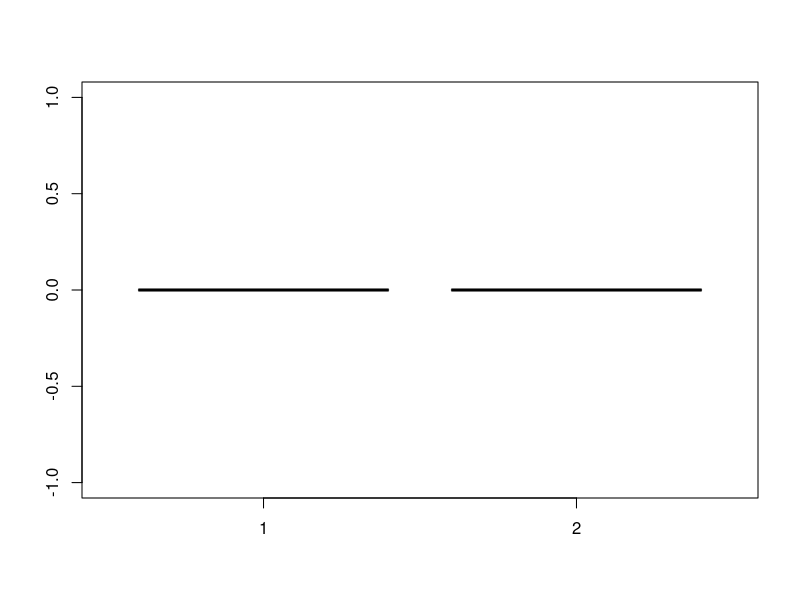
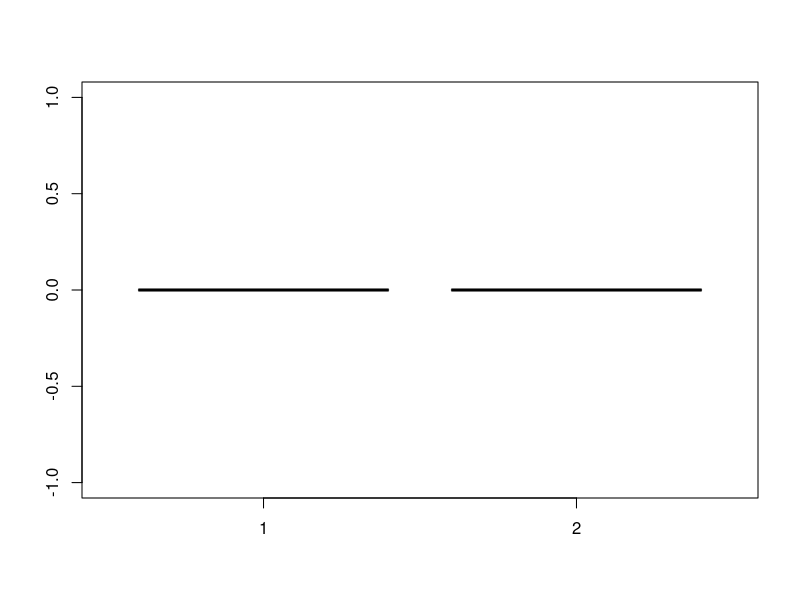

These figures' R source, in order:
## simulation of fig 7.7
## author: weiya <szcfweiya@gmail.com>

# generate dataset
genX <- function(n = 80, p = 20){
  X = matrix(runif(n*p, 0, 1), ncol = p, nrow = n)
  return(X)
}
# generate response 
genY <- function(X, case = 1){
  n = nrow(X)
  Y = numeric(n)
  if (case == 1){ # for the left panel of fig. 7.3
    Y = sapply(X[, 1], function(x) ifelse(x <= 0.5, 0, 1))
  } 
  else {
    Y = apply(X[, 1:10], 1, function(x) ifelse(sum(x) > 5, 1, 0))  
  }
  return(Y)
}

## global parameters setting
ntest = 1000
B = 100 # the number of repetition

## generate test data
X.test = genX(n = ntest)
Y.test = genY(X.test)
## case 1
## kNN
library(caret)
# for regression
err.aic = numeric(B)
err.bic = numeric(B)
# for classification
err.cl.aic = numeric(B)
err.cl.bic = numeric(B) 
N = 80
for (i in 1:B)
{
  X = genX(n = N)
  Y = genY(X)
  # vary the number of neighbor
  epe = numeric(46)
  epe.cl = numeric(46)
  aic = numeric(46) # pay attention!! the effective number is N/k
  bic = numeric(46)
  aic.cl = numeric(46)
  bic.cl = numeric(46)
  for (k in 5:50) 
  {
    model = knnreg(X, Y, k = k)
    pred = predict(model, X.test)
    # for classification
    pred.cl = sapply(pred, function(x) ifelse(x > 0.5, 1, 0))
    epe[k] = mean((pred - Y.test)^2)
    epe.cl[k] = mean(pred.cl!=Y.test)
    # the training error
    yhat = predict(model, X) 
    yhat.cl = sapply(yhat, function(x) ifelse(x > 0.5, 1, 0))
    err = yhat - Y
    err.cl = (yhat.cl != Y)
    aic[k] = mean(err^2)*(1 + 2/k * (N/(N-N/k)) )
    bic[k] = mean(err^2)*(1 + log(nrow(X))/k * (N/(N-N/k)) )
    aic.cl[k] = mean(err.cl)*(1 + 2/k * (N/(N-N/k)) )
    bic.cl[k] = mean(err.cl)*(1 + log(nrow(X))/k * (N/(N-N/k)) )
  }
  ## k = 1, the training error would be zero
  aic[1] = Inf 
  bic[1] = Inf
  aic.cl[1] = Inf
  bic.cl[1] = Inf
  err.aic[i] = (epe[which.min(aic)] - min(epe)) / (max(epe) - min(epe))
  err.bic[i] = (epe[which.min(bic)] - min(epe)) / (max(epe) - min(epe))
  err.cl.aic[i] = (epe.cl[which.min(aic.cl)] - min(epe.cl)) / (max(epe.cl) - min(epe.cl))
  err.cl.bic[i] = (epe.cl[which.min(bic.cl)] - min(epe.cl)) / (max(epe.cl) - min(epe.cl))
}

boxplot(err.aic, err.cl.aic)
boxplot(err.bic, err.cl.bic)